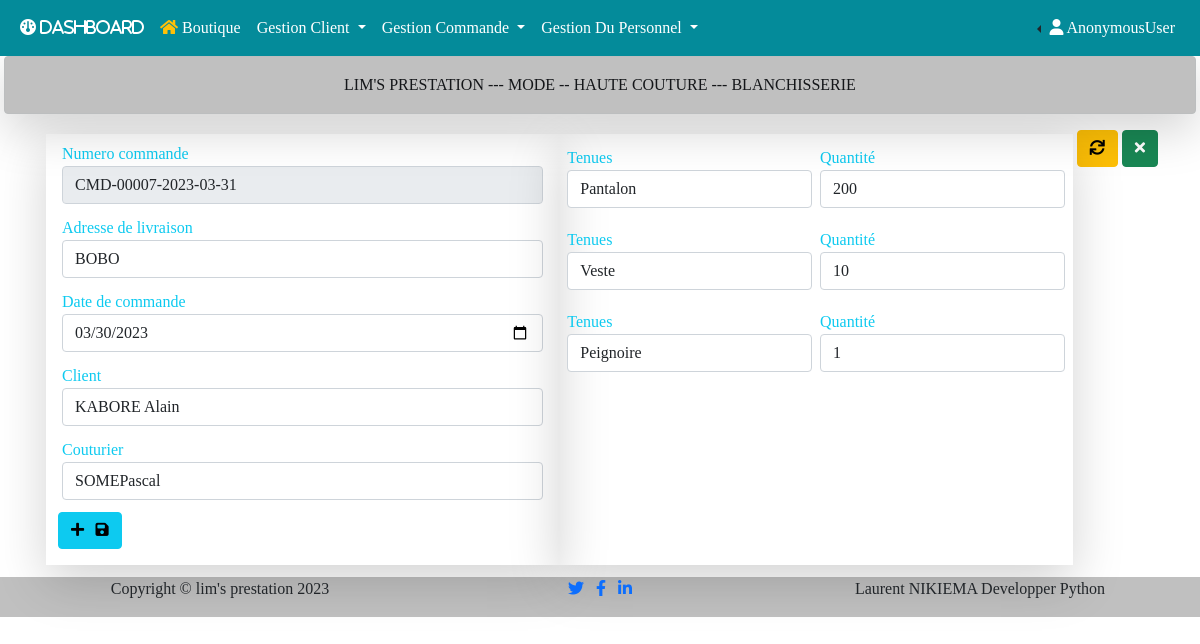
Page /commande/edit/7 on the committed database.
### gestion/models.py (models this page shows, shortened)
class Command(models.Model):
    num_commande = models.CharField(unique=True, max_length=100, null=True, blank=True)
    articles = models.ManyToManyField(Tenue, through='LigneCommande')
    client = models.ForeignKey(Client, on_delete=models.CASCADE, null=True, blank=True)
    couturier = models.ForeignKey(Couturier, on_delete=models.CASCADE, null=True, blank=True)
    adresse_livraison = models.CharField(max_length=100, null=True, blank=True)
    date_commande = models.DateField()
    created_at = models.DateTimeField(auto_now_add=True)
    modified_at = models.DateTimeField(auto_now_add=True)

class Client(models.Model):
    nom = models.CharField(max_length=200, null=True)
    prenom = models.CharField(max_length=200, null=True)
    ville = models.ForeignKey(Ville, on_delete=models.CASCADE, null=True, blank=True, verbose_name="Ville")
    telephone = models.CharField(max_length=200, null=True, blank=True, verbose_name="Téléphone")
    bas = models.CharField(max_length=20, null=True, blank=True)
    longpan = models.CharField(max_length=20, null=True, blank=True, verbose_name="Longueur pantalon")
    poignet = models.CharField(max_length=20, null=True, blank=True)
    longjupe = models.CharField(max_length=20, null=True, blank=True, verbose_name="Longueur jupe")
    genou = models.CharField(max_length=20, null=True, blank=True)
    cuiss = models.CharField(max_length=20, null=True, blank=True, verbose_name="Cuisse")
    bassin = models.CharField(max_length=20, null=True, blank=True)
    ceinture = models.CharField(max_length=20, null=True, blank=True)
    longchem = models.CharField(max_length=20, null=True, blank=True, verbose_name="Longueur Chemise")
    frappe = models.CharField(max_length=20, null=True, blank=True)
    longrobe = models.CharField(max_length=20, null=True, blank=True, verbose_name="Longueur Robe")
    longcami = models.CharField(max_length=20, null=True, blank=True, verbose_name="Longueur Camisole")
    pince = models.CharField(max_length=20, null=True, blank=True)
    tourtaille = models.CharField(max_length=20, null=True, blank=True, verbose_name="Tour de taille")
    coole = models.CharField(max_length=20, null=True, blank=True)
    longtaille = models.CharField(max_length=20, null=True, blank=True)
    tourmanch = models.CharField(max_length=20, null=True,blank=True, verbose_name="Tour de manche")
    longmanch = models.CharField(max_length=20, null=True, blank=True,verbose_name="Longueur manche")
    poitrine = models.CharField(max_length=20, null=True, blank=True)
    dos = models.CharField(max_length=20, null=True, blank=True)
    epaul = models.CharField(max_length=20, null=True,blank=True, verbose_name="Epaule")
    avcar = models.CharField(max_length=20, null=True, blank=True)
    arcar = models.CharField(max_length=20, null=True, blank=True)
    fichier = models.FileField(upload_to='uploads_files/', null=True, blank=True)
    created_at = models.DateTimeField(auto_now_add=True)
    modified_at = models.DateTimeField(auto_now_add=True)
    def __str__(self):
        return f'{self.nom} {self.prenom}'

class Couturier(models.Model):
    SPECIALITE = (
        ('Femme', 'Femme'),
        ('Homme', 'Homme'),
        ('Mixte', 'Mixte'),
    )
    nom = models.CharField(max_length=100, null=True)
    prenom = models.CharField(max_length=100, null=True)
    num_cnib = models.CharField(max_length=100, null=True)
    post = models.ForeignKey(Post, null=True, blank=True, on_delete=models.CASCADE)
    specialite = models.CharField(max_length=100, null=True, blank=True, choices=SPECIALITE)
    created_at = models.DateTimeField(auto_now_add=True)
    modified_at = models.DateTimeField(auto_now_add=True)

class LigneCommande(models.Model):
    article = models.ForeignKey(Tenue, null=True, blank=True, on_delete=models.CASCADE)
    commande = models.ForeignKey(Command, null=True, blank=True, on_delete=models.CASCADE)
    quantite = models.PositiveIntegerField()
    create_at = models.DateField(auto_now_add=True, null=True, blank=True)
    modified_at = models.DateTimeField(auto_now_add=True)

class Tenue(models.Model):
    libelle = models.CharField(max_length=200, null=True)
    price = models.DecimalField(max_digits=7, decimal_places=2)
    model = models.ForeignKey(ModelTenue, on_delete=models.CASCADE, null=True, blank=True)
    image = models.ImageField(upload_to='model_photo/', null=True, blank=True)
    created_at = models.DateTimeField(auto_now_add=True)
    modified_at = models.DateTimeField(auto_now_add=True)
    def __str__(self):
        return self.libelle

### gestion/views.py (the view)
# urls.py: path('commande/edit/<int:id>', views.edit_commande, name='edit_commande'),
def edit_commande(request, id):
    commande = get_object_or_404(Command, id=id)
    if request.method == 'POST':
        supplier_id = request.POST.get('client')
        supplier = Client.objects.get(pk=supplier_id)
        adresse_livraison = request.POST.get('adresse_livraison')
        date_commande = request.POST.get('date_commande')
        num_commande = request.POST.get('num_commande')
        couturier_id = request.POST.get('couturier')
        couturier = Couturier.objects.get(pk=couturier_id)
        selected_products = request.POST.getlist('articles')
        commande.client = supplier
        commande.adresse_livraison = adresse_livraison
        commande.date_commande = date_commande
        commande.num_commande = num_commande
        commande.couturier = couturier
        commande.save()
        LigneCommande.objects.filter(commande=commande).delete()
        for article_id in selected_products:
            quantity = request.POST.get(f'quantity-{article_id}')
            article = Tenue.objects.get(id=article_id)
            LigneCommande.objects.create(commande=commande,
                                         article=article,
                                         quantite=quantity)
        messages.success(request, 'La commande a été modifiée avec succès!')
        return redirect('commande')
    else:
        articles = Tenue.objects.all()
        suppliers = Client.objects.all()
        couturiers = Couturier.objects.all()
        commandes = LigneCommande.objects.filter(commande=commande)
        context = {'commandes':commandes, 'commande': commande, 'articles': articles, 'suppliers': suppliers, 'couturiers': couturiers}
        return render(request, 'gestion/commande/edit.html', context)

### gestion/models.py (called while the page is built)
    def __str__(self):
        return self.libelle

### gestion/templates/gestion/commande/edit.html (shortened to what this page needs)
{% extends 'base.html' %}
{% block main %}
<div class="container">
    <div class="float-sm-end">
        <a href="{% url 'edit_commande' commande.id %}" style= "font-size: 15px;" class="btn btn-warning">
            <i class="fas fa-refresh"></i>
        </a>
        <a href="{% url 'commande' %}" style= "font-size: 15px;" class="btn btn-success">
            <i class="fas fa-close"></i>
        </a>
    </div>
    <form class="myform" method="post">
        <div class="row mt-2 mb-1 p-1">
            <div class="col-6 shadow-lg">
                <div class="col-12 p-1 mt-1 text-info font-weight-bold font-italic d-flex flex-column">
                    <label for="num_commande"> Numero commande </label>
                    <input required name="num_commande" type="text" value="{{commande.num_commande}}" min="1" step="0.1" class="form-control" id="num_commande" readonly>
                </div>
                <div class="col-12 p-1 mt-1 text-info font-weight-bold font-italic d-flex flex-column">
                    <label for="adresse_livraison"> Adresse de livraison</label>
                    <input required name="adresse_livraison"  value="{{commande.adresse_livraison}}" type="text" min="1" step="0.1" class="form-control" id="adresse_livraison">
                </div>
                <div class="col-12 p-1 mt-1 text-info font-weight-bold font-italic d-flex flex-column">
                    <label for="date_commande"> Date de commande</label>
                    <input required name="date_commande" value="{{commande.date_commande|date:'Y-m-d'}}" type="date" min="1" step="0.1" class="form-control" id="date_commande">
                </div>
                <div class="col-12 p-1 mt-1 text-info font-weight-bold font-italic d-flex flex-column">
                    <label for="client"> Client </label>
                    <select name="client" class="form-control" id="client">
                        <option value="{{commande.client.id}}">{{commande.client}}</option>
                    </select>
                </div>
                <div class="col-12 p-1 mt-1 text-info font-weight-bold font-italic d-flex flex-column">
                    <label for="couturier"> Couturier </label>
                    <select name="couturier" class="form-control" id="couturier">
                        <option value="{{commande.couturier.id}}">{{commande.couturier.nom}}{{commande.couturier.prenom}}</option>
                    </select>
                </div>
                <div class="mt-2">
                <button style= "font-size: 15px;" type="submit" class="btn btn-info mb-3">
                        <i class="fas fa-plus"></i>&nbsp;&nbsp; <i class="fa-solid fa-floppy-disk"></i>
                </button>
                </div>
            </div>
            <div class="col-6 shadow-lg">
                {% for commande in commandes %}
                <div id="wrapper">
                    <div class="ligne row p-1 mt-1 text-info font-weight-bold font-italic" id="ligne">
                        <div class="col-6  p-1">
                            <label for="article-1">Tenues</label>
                            <select name="articles" class="form-control" id="article-1">
                                <option value="{{commande.article.id}}">{{commande.article}}</option>
                            </select>
                        </div>
                        <div class="col-6 p-1 text-info font-weight-bold font-italic">
                            <label for="qty-{{commande.article.id}}"> Quantité</label>
                            <input required name="quantity-{{commande.article.id}}" value="{{commande.quantite}}" type="number" min="1" step="0.1" class="form-control" id="qty-1">
                        </div>
                    </div>
                </div>
                {% endfor %}
            </div>
        </div>
    </form>
</div>
{% endblock main %}

### lims/static/css/styles.css (style rules this page uses)
* { padding: 0; margin: 0; box-sizing: border-box; list-style-type: none; text-decoration: none; font-family: "verdana"; }

### rows in the picture
Command: num_commande "CMD-00007-2023-03-31", adresse_livraison "BOBO", date_commande "03/30/2023", client "KABORE Alain", couturier "SOMEPascal"
LigneCommande: articles "Pantalon", quantite "200"
LigneCommande: articles "Veste", quantite "10"
LigneCommande: articles "Peignoire", quantite "1"

### other values in the picture
{{ request.user }} "AnonymousUser"
